Frame 1 (no input): blank canvas, image omitted
Frame 60 (the mouse pressed at the canvas centre just before this capture): blank canvas, image omitted
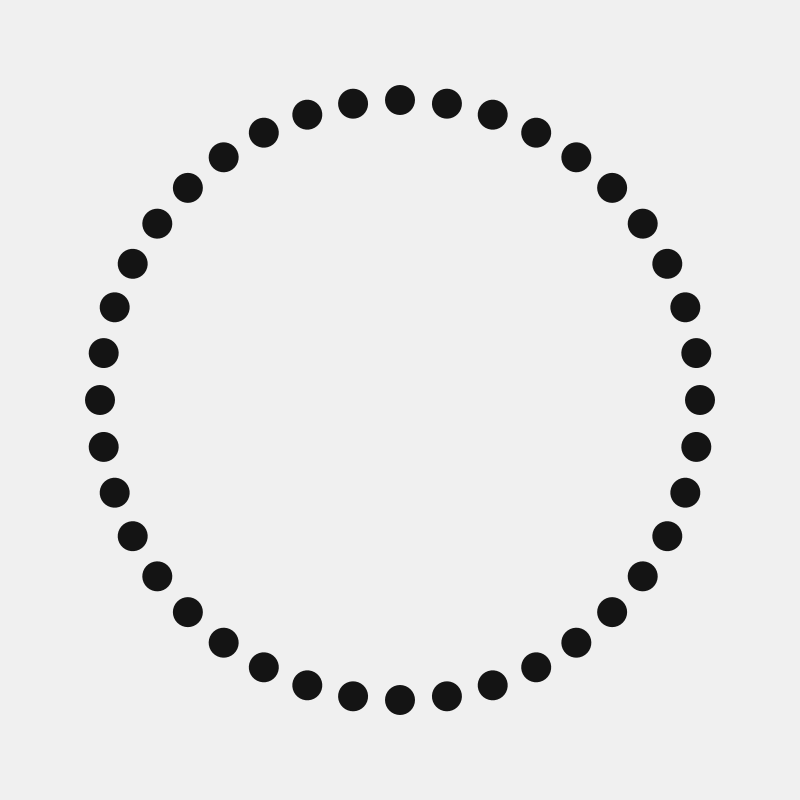
Frame 120 (the mouse held since frame 60 and released just before this capture)

The Processing sketch whose frames 1 and 60 were blank and that drew this single picture after the mouse press (run headless with seeded random() and noise(); from frame 60 on, the mouse is pressed at the canvas centre):

// Processing sketch: sketch_0038Loop07_02
// ── sketch_0038Loop07_02.pde
//circolare

void setup() {
  size(800, 800);
}

void draw() {
  float numeroPalle = mouseX/10;
  float raggio = 360/numeroPalle;

  background(240);
  fill(20);
  noStroke();
  
  translate(width/2, height/2);

  for(int i = 0; i < numeroPalle; i++){
    pushMatrix();
    rotate(radians(i*raggio));
    ellipse(0, 300, 30, 30);
    popMatrix();
  }
}
